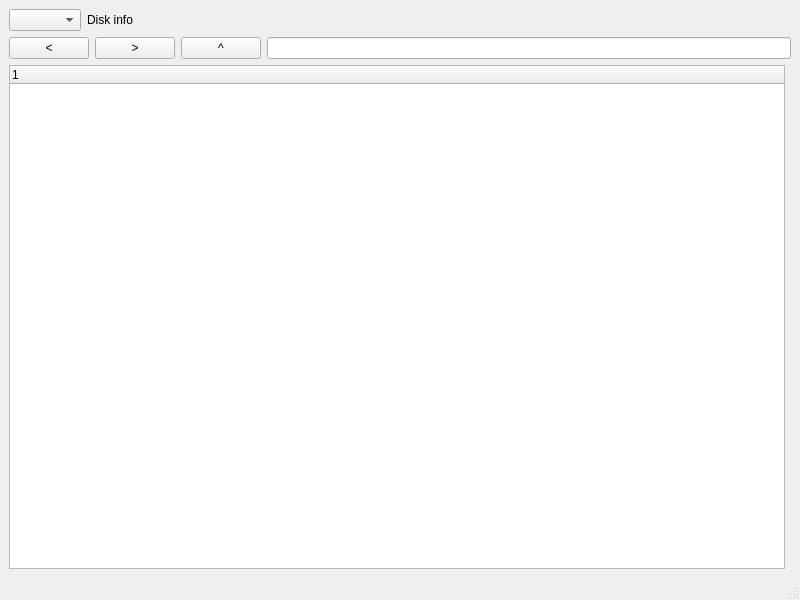
<?xml version="1.0" encoding="UTF-8"?>
<ui version="4.0">
 <class>MainWindow</class>
 <widget class="QMainWindow" name="MainWindow">
  <property name="geometry">
   <rect>
    <x>0</x>
    <y>0</y>
    <width>800</width>
    <height>600</height>
   </rect>
  </property>
  <property name="windowTitle">
   <string>MainWindow</string>
  </property>
  <widget class="QWidget" name="centralwidget">
   <layout class="QGridLayout" name="gridLayout">
    <item row="0" column="0" colspan="2">
     <layout class="QHBoxLayout" name="horizontalLayout" stretch="0,1">
      <item>
       <widget class="QComboBox" name="diskLetter"/>
      </item>
      <item>
       <widget class="QLabel" name="diskInfo">
        <property name="text">
         <string>Disk info</string>
        </property>
       </widget>
      </item>
     </layout>
    </item>
    <item row="2" column="0">
     <widget class="QTreeWidget" name="tree">
      <column>
       <property name="text">
        <string notr="true">1</string>
       </property>
      </column>
     </widget>
    </item>
    <item row="1" column="0" colspan="2">
     <layout class="QHBoxLayout" name="horizontalLayout_2">
      <item>
       <widget class="QPushButton" name="btnBack">
        <property name="text">
         <string>&lt;</string>
        </property>
       </widget>
      </item>
      <item>
       <widget class="QPushButton" name="btnForward">
        <property name="text">
         <string>&gt;</string>
        </property>
       </widget>
      </item>
      <item>
       <widget class="QPushButton" name="btnParent">
        <property name="text">
         <string>^</string>
        </property>
       </widget>
      </item>
      <item>
       <widget class="QLineEdit" name="path"/>
      </item>
     </layout>
    </item>
   </layout>
  </widget>
  <widget class="QMenuBar" name="menubar">
   <property name="geometry">
    <rect>
     <x>0</x>
     <y>0</y>
     <width>800</width>
     <height>20</height>
    </rect>
   </property>
  </widget>
  <widget class="QStatusBar" name="statusbar"/>
 </widget>
 <resources/>
 <connections/>
</ui>
